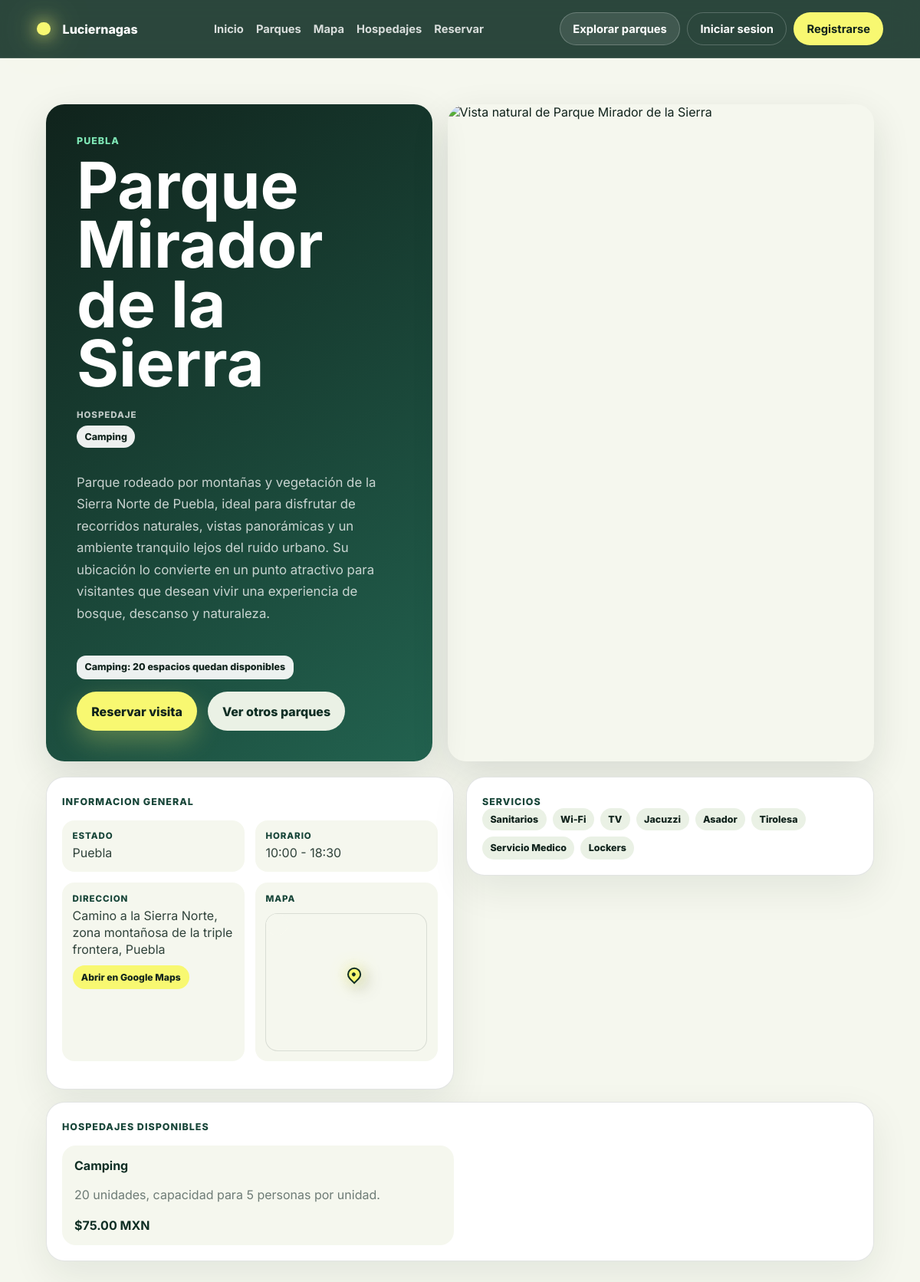
The page /inicio/parques/2/ on the database its author committed.
### parques/models.py (models this page shows, shortened)
class Parque(models.Model):
    class Estado(models.TextChoices):
        TLAXCALA = "TLAXCALA", "Tlaxcala"
        EDOMEX = "EDOMEX", "Estado de México"
        PUEBLA = "PUEBLA", "Puebla"
    nombre = models.CharField(max_length=100, unique=True)
    estado = models.CharField(
        max_length=20,
        choices=Estado.choices,
        default=Estado.TLAXCALA,
    )
    direccion = models.CharField(max_length=300)
    latitud = models.DecimalField(
        max_digits=9,
        decimal_places=6,
        validators=[
            MinValueValidator(Decimal("-90.000000")),
            MaxValueValidator(Decimal("90.000000")),
        ],
    )
    longitud = models.DecimalField(
        max_digits=9,
        decimal_places=6,
        validators=[
            MinValueValidator(Decimal("-180.000000")),
            MaxValueValidator(Decimal("180.000000")),
        ],
    )
    horario_apertura = models.TimeField()
    horario_cierre = models.TimeField()
    descripcion = models.TextField(blank=True)
    class Meta:
        constraints = [
            models.UniqueConstraint(
                fields=["latitud", "longitud"],
                name="unique_coordinates"
            )
        ]
    servicios = models.ManyToManyField(
        Servicio,
        related_name="parques",
        blank=True
    )

class Hospedaje(models.Model):
    class TipoHospedaje(models.TextChoices):
        CABANA = "CABANA", "Cabaña"
        CAMPING = "CAMPING", "Camping"
    parque = models.ForeignKey(
        Parque,
        on_delete=models.CASCADE,
        related_name="hospedajes"
    )
    tipo_hospedaje = models.CharField(
        max_length=20,
        choices=TipoHospedaje.choices
    )
    cantidad_unidades = models.PositiveIntegerField(
        validators=[MinValueValidator(1)]
    )
    capacidad_unidad = models.PositiveIntegerField(
        validators=[MinValueValidator(1)]
    )
    precio_por_unidad = models.DecimalField(
        max_digits=10,
        decimal_places=2
    )
    class Meta:
        constraints = [
            models.UniqueConstraint(
                fields=["parque", "tipo_hospedaje"],
                name="hospedaje_unico_por_parque_y_tipo"
            )
        ]

class Servicio(models.Model):
    nombre = models.CharField(max_length=100, unique=True)

### parques/views.py (the view)
# urls.py: path('<int:parque_id>/', views.detalle_parque, name='detalle_parque'),
def detalle_parque(request, parque_id):
    parque = get_object_or_404(
        Parque.objects.prefetch_related("servicios", "hospedajes"),
        id=parque_id,
    )
    return render(
        request,
        "detalle_parque.html",
        {
            "parque": parque,
            "imagen": obtener_imagen_parque(parque),
        },
    )

### parques/parque_cards.py (called while the page is built)
def obtener_imagen_parque(parque):
    parques_ids = Parque.objects.order_by("nombre").values_list("id", flat=True)
    for index, parque_id in enumerate(parques_ids):
        if parque_id == parque.id:
            return UNSPLASH_IMAGES[index % len(UNSPLASH_IMAGES)]
    return UNSPLASH_IMAGES[0]

### parques/templates/detalle_parque.html (shortened to what this page needs)
{% load static %}
<!doctype html>
<html lang="es">
<head>
    <link rel="stylesheet" href="https://unpkg.com/leaflet@1.9.4/dist/leaflet.css">
    <link rel="stylesheet" href="{% static 'css/prototipo_reservaciones.css' %}">
</head>
<body>
    {% include "partials/navbar.html" %}
    <main class="park-detail-page">
        <section class="park-detail-hero">
            <div class="park-detail-copy">
                <span class="eyebrow">{{ parque.get_estado_display }}</span>
                <h1>{{ parque.nombre }}</h1>
                {% if parque.hospedajes.all %}
                    <div class="park-tag-section park-title-tags">
                        <span class="tag-section-label">Hospedaje</span>
                        <div class="service-list" aria-label="Hospedajes disponibles">
                            {% for hospedaje in parque.hospedajes.all %}
                                <span>{{ hospedaje.get_tipo_hospedaje_display }}</span>
                            {% endfor %}
                        </div>
                    </div>
                {% endif %}
                <p>{{ parque.descripcion|default:"Parque registrado para consulta de disponibilidad y hospedaje durante la temporada." }}</p>
                <div class="park-detail-reserve-block">
                    <div class="lodging-availability lodging-availability-hero" aria-label="Unidades disponibles de hospedaje">
                        {% for hospedaje in parque.hospedajes.all %}
                            <span>{{ hospedaje.get_tipo_hospedaje_display }}: {{ hospedaje.cantidad_unidades }} {% if hospedaje.tipo_hospedaje == "CAMPING" %}espacios{% else %}unidades{% endif %} quedan disponibles</span>
                        {% empty %}
                            <span>Sin hospedajes disponibles</span>
                        {% endfor %}
                    </div>
                    <div class="park-detail-actions">
                        <a class="button primary" href="{% url 'inicio' %}#reservar">Reservar visita</a>
                        <a class="button secondary" href="{% url 'listado_parques' %}">Ver otros parques</a>
                    </div>
                </div>
            </div>
            <img src="{{ imagen }}" alt="Vista natural de {{ parque.nombre }}">
        </section>
        <section class="park-detail-grid">
            <article class="detail-panel">
                <span>Informacion general</span>
                <dl class="dialog-details">
                    <div>
                        <dt>Estado</dt>
                        <dd>{{ parque.get_estado_display }}</dd>
                    </div>
                    <div>
                        <dt>Horario</dt>
                        <dd>{{ parque.horario_apertura|time:"H:i" }} - {{ parque.horario_cierre|time:"H:i" }}</dd>
                    </div>
                    <div>
                        <dt>Direccion</dt>
                        <dd>
                            <span>{{ parque.direccion }}</span>
                            <a class="maps-link" href="https://www.google.com/maps/search/?api=1&query={{ parque.latitud|floatformat:6 }},{{ parque.longitud|floatformat:6 }}" target="_blank" rel="noopener noreferrer">Abrir en Google Maps</a>
                        </dd>
                    </div>
                    <div>
                        <dt>Mapa</dt>
                        <dd>
                            <div class="mini-park-map" data-mini-map data-lat="{{ parque.latitud|floatformat:6 }}" data-lng="{{ parque.longitud|floatformat:6 }}" data-title="{{ parque.nombre }}" aria-label="Mapa de {{ parque.nombre }}"></div>
                        </dd>
                    </div>
                </dl>
            </article>
            <article class="detail-panel">
                <span>Servicios</span>
                <div class="service-list detail-service-list" aria-label="Servicios disponibles">
                    {% for servicio in parque.servicios.all %}
                        <span>{{ servicio.nombre }}</span>
                    {% empty %}
                        <span>Sin servicios registrados</span>
                    {% endfor %}
                </div>
            </article>
            <article class="detail-panel detail-panel-wide">
                <span>Hospedajes disponibles</span>
                {% if parque.hospedajes.all %}
                    <div class="lodging-detail-list">
                        {% for hospedaje in parque.hospedajes.all %}
                            <div>
                                <strong>{{ hospedaje.get_tipo_hospedaje_display }}</strong>
                                <p>{{ hospedaje.cantidad_unidades }} unidades, capacidad para {{ hospedaje.capacidad_unidad }} personas por unidad.</p>
                                <b>${{ hospedaje.precio_por_unidad|floatformat:2 }} MXN</b>
                            </div>
                        {% endfor %}
                    </div>
                {% else %}
                    <p class="detail-muted">No hay hospedajes registrados para este parque.</p>
                {% endif %}
            </article>
        </section>
    </main>
</body>
</html>

### rows shown on the page
Parque: estado "PUEBLA", nombre "Parque Mirador de la Sierra", descripcion "Parque rodeado por montañas y vegetación de la Sierra Norte de Puebla, ideal para disfrutar de recorridos naturales, vistas panorámicas y un ambiente tranquilo lejos del ruido urbano. Su ubicación lo convierte en un punto atractivo para visitantes que desean vivir una experiencia de bosque, descanso y naturaleza.", estado "Puebla", horario_apertura "10:00", horario_cierre "18:30", direccion "Camino a la Sierra Norte, zona montañosa de la triple frontera, Puebla"
Hospedaje: tipo_hospedaje "Camping", cantidad_unidades "20", shows "espacios", capacidad_unidad "5", precio_por_unidad "75.00"
Servicio: nombre "Sanitarios"
Servicio: nombre "Wi-Fi"
Servicio: nombre "TV"
Servicio: nombre "Jacuzzi"
Servicio: nombre "Asador"
Servicio: nombre "Tirolesa"
Servicio: nombre "Servicio Medico"
Servicio: nombre "Lockers"
